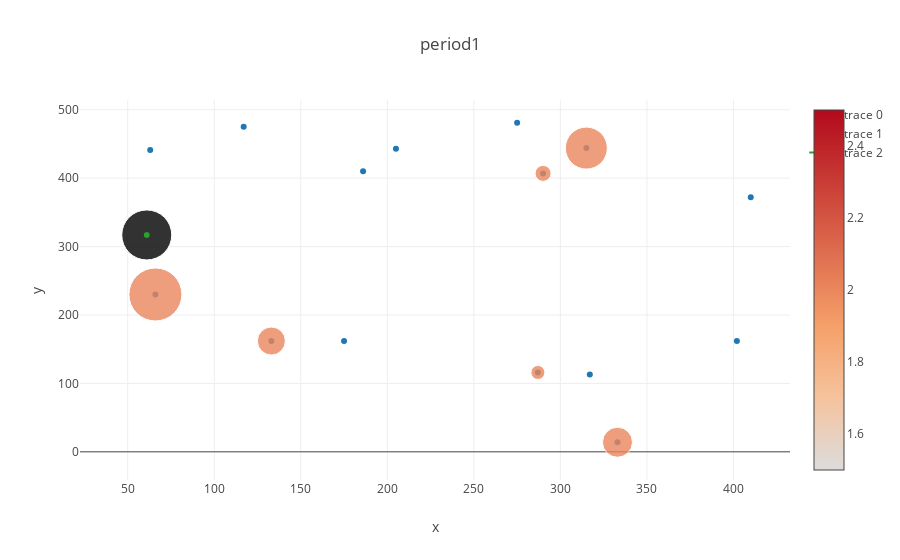
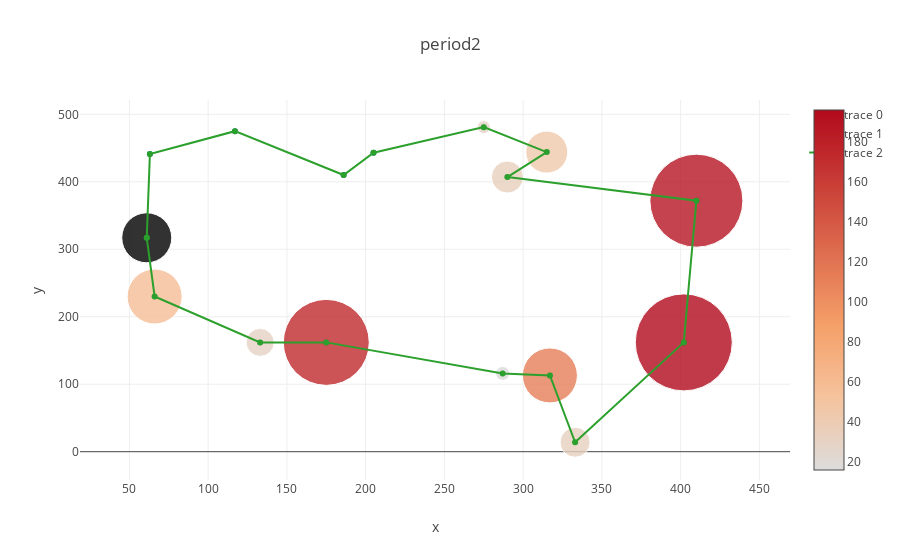
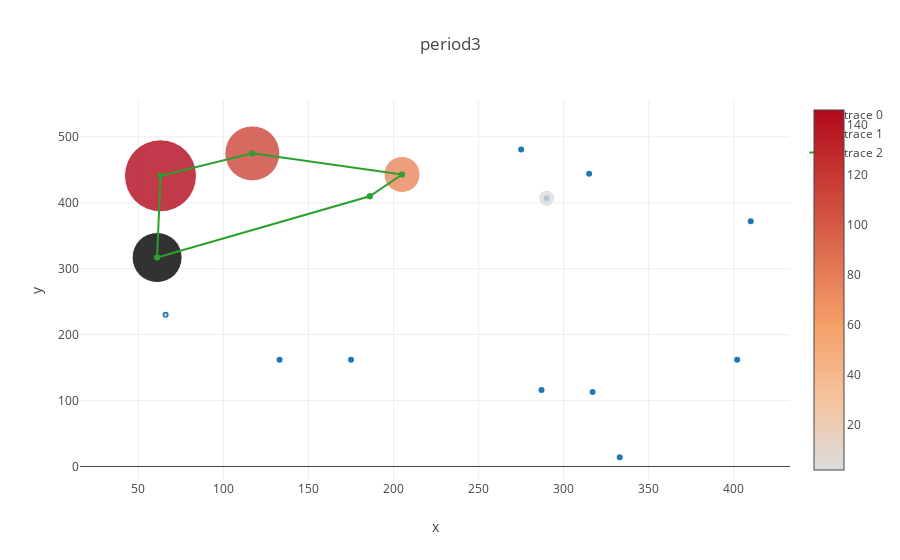
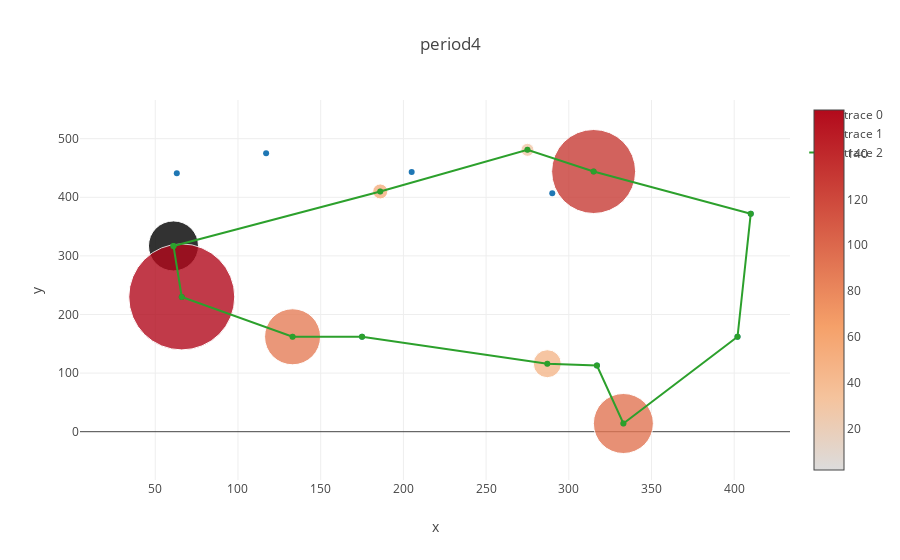

Source (notebook cell) for these figures, in order:
### Code cell
import plotly.offline as py
import plotly.graph_objs as go
import csv
import json

py.init_notebook_mode(connected=True)

file_name="D:\\实验室问题\\IRP\\InventoryRouting\\Deploy\\Instance\\Instances_lowcost_H6\\abs5n15.json"
with open(file_name, 'r') as f:
    data = json.load(f)

result_path='D:\\实验室问题\\IRP\\Solution\\Classic\\lowcost_H6.abs5n15.csv'
deliver = []  ##deliver means the result approach
csv_file = csv.reader(open(result_path, 'r'))
for a in csv_file:
    deliver.append(a)

x = []
y = []
kucun = []
produce = []
period = data['periodNum']
for node in data['nodes']:
    x.append(node['x'])
    y.append(node['y'])
    produce.append(-node['unitDemand'])
    kucun.append(node['initQuantity'])

print("车的容量：",data['vehicles'][0]['capacity'])

putdown = [0] * len(x)
for i in range(period):
    x1 = []
    y1 = []

    layout=go.Layout(title="period"+str(i+1), xaxis={'title':'x'}, yaxis={'title':'y'})
    for j in range(len(x)):
        kucun[j] = kucun[j] + produce[j]
        putdown[j] = 2
    if len(deliver[3 * i + 1])>3:
        print('装货量：',deliver[3 * i + 2][1])
    for k in range(1, len(deliver[3 * i + 1]) - 1):
        num = int(deliver[3 * i + 1][k])
        if (num == 0):
            kucun[num] = kucun[num] - float(deliver[3 * i + 2][k])
        else:
            kucun[num] = kucun[num] + float(deliver[3 * i + 2][k])
            putdown[num] = putdown[num] + float(deliver[3 * i + 2][k])
        x1.append(x[num])
        y1.append(y[num])
    
    x1.append(x[0])
    y1.append(y[0])
    kucun[0]=50
    putdown[0] = 'black'

    node = go.Scatter(
        x=x,
        y=y,
        mode='markers'
    )
    storage = go.Scatter(
        x=x,
        y=y,
        marker=dict(
            size=kucun,
            color=putdown,
            showscale=True,
            cauto=True,
            opacity=0.8  # transparent
        ),
        mode='markers'
    )

    if (len(x1) != 0):
        route = go.Scatter(
            x=x1,
            y=y1,
        )
        data=[node, storage.copy(), route.copy()]
    else:
        data=[node, storage.copy()]
    figure=go.Figure(data=data,layout=layout)
    py.iplot(figure)

### Figure 1 — Plotly figure (JSON) as saved in the notebook; plotly's stock layout.template omitted (floating-point values rounded to 4 significant figures)
{"data": [{"mode": "markers", "type": "scatter", "x": [61, 186, 402, 205, 315, 410, 275, 133, 175, 63, 66, 333, 287, 317, 290, 117], "y": [317, 410, 162, 443, 444, 372, 481, 162, 162, 441, 230, 14, 116, 113, 407, 475]}, {"marker": {"cauto": true, "color": ["black", 2, 2, 2, 2, 2, 2, 2, 2, 2, 2, 2, 2, 2, 2, 2], "opacity": 0.8, "showscale": true, "size": [50, 0, 0, 0, 42, 0, 0, 28, 0, 0, 53, 30, 14, 0, 16, 0]}, "mode": "markers", "type": "scatter", "x": [61, 186, 402, 205, 315, 410, 275, 133, 175, 63, 66, 333, 287, 317, 290, 117], "y": [317, 410, 162, 443, 444, 372, 481, 162, 162, 441, 230, 14, 116, 113, 407, 475]}, {"type": "scatter", "x": [61], "y": [317]}], "layout": {"title": "period1", "xaxis": {"title": "x"}, "yaxis": {"title": "y"}}}

### Figure 2 — Plotly figure (JSON) as saved in the notebook; plotly's stock layout.template omitted (floating-point values rounded to 4 significant figures)
{"data": [{"mode": "markers", "type": "scatter", "x": [61, 186, 402, 205, 315, 410, 275, 133, 175, 63, 66, 333, 287, 317, 290, 117], "y": [317, 410, 162, 443, 444, 372, 481, 162, 162, 441, 230, 14, 116, 113, 407, 475]}, {"marker": {"cauto": true, "color": ["black", 36, 196, 38, 44, 188, 28, 30, 174, 74, 57, 32, 16, 112, 34, 57], "opacity": 0.8, "showscale": true, "size": [50, 0, 97, 0, 42, 93, 13, 28, 86, 0, 55, 30, 14, 55, 32, 0]}, "mode": "markers", "type": "scatter", "x": [61, 186, 402, 205, 315, 410, 275, 133, 175, 63, 66, 333, 287, 317, 290, 117], "y": [317, 410, 162, 443, 444, 372, 481, 162, 162, 441, 230, 14, 116, 113, 407, 475]}, {"type": "scatter", "x": [61, 63, 117, 186, 205, 275, 315, 290, 410, 402, 333, 317, 287, 175, 133, 66, 61], "y": [317, 441, 475, 410, 443, 481, 444, 407, 372, 162, 14, 113, 116, 162, 162, 230, 317]}], "layout": {"title": "period2", "xaxis": {"title": "x"}, "yaxis": {"title": "y"}}}

### Figure 3 — Plotly figure (JSON) as saved in the notebook; plotly's stock layout.template omitted (floating-point values rounded to 4 significant figures)
{"data": [{"mode": "markers", "type": "scatter", "x": [61, 186, 402, 205, 315, 410, 275, 133, 175, 63, 66, 333, 287, 317, 290, 117], "y": [317, 410, 162, 443, 444, 372, 481, 162, 162, 441, 230, 14, 116, 113, 407, 475]}, {"marker": {"cauto": true, "color": ["black", 36, 2, 74, 2, 2, 2, 2, 2, 146, 2, 2, 2, 2, 2, 112], "opacity": 0.8, "showscale": true, "size": [50, 0, 0, 36, 0, 0, 0, 0, 0, 72, 2, 0, 0, 0, 16, 55]}, "mode": "markers", "type": "scatter", "x": [61, 186, 402, 205, 315, 410, 275, 133, 175, 63, 66, 333, 287, 317, 290, 117], "y": [317, 410, 162, 443, 444, 372, 481, 162, 162, 441, 230, 14, 116, 113, 407, 475]}, {"type": "scatter", "x": [61, 186, 205, 117, 63, 61], "y": [317, 410, 443, 475, 441, 317]}], "layout": {"title": "period3", "xaxis": {"title": "x"}, "yaxis": {"title": "y"}}}

### Figure 4 — Plotly figure (JSON) as saved in the notebook; plotly's stock layout.template omitted (floating-point values rounded to 4 significant figures)
{"data": [{"mode": "markers", "type": "scatter", "x": [61, 186, 402, 205, 315, 410, 275, 133, 175, 63, 66, 333, 287, 317, 290, 117], "y": [317, 410, 162, 443, 444, 372, 481, 162, 162, 441, 230, 14, 116, 113, 407, 475]}, {"marker": {"cauto": true, "color": ["black", 51, 99, 2, 128, 95, 28, 86, 88, 2, 159, 92, 44, 57, 2, 2], "opacity": 0.8, "showscale": true, "size": [50, 15, 0, 0, 84, 0, 13, 56, 0, 0, 106, 60, 28, 0, 0, 0]}, "mode": "markers", "type": "scatter", "x": [61, 186, 402, 205, 315, 410, 275, 133, 175, 63, 66, 333, 287, 317, 290, 117], "y": [317, 410, 162, 443, 444, 372, 481, 162, 162, 441, 230, 14, 116, 113, 407, 475]}, {"type": "scatter", "x": [61, 66, 133, 175, 287, 317, 333, 402, 410, 315, 275, 186, 61], "y": [317, 230, 162, 162, 116, 113, 14, 162, 372, 444, 481, 410, 317]}], "layout": {"title": "period4", "xaxis": {"title": "x"}, "yaxis": {"title": "y"}}}
